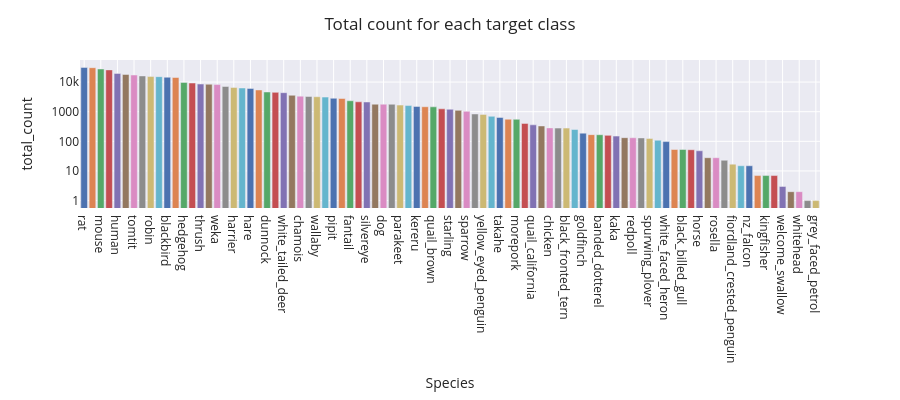

Notebook source saved alongside this figure:
### Code cell
plot_class_distribution(labels_df)

### Figure 1 — Plotly figure (JSON) as saved in the notebook; plotly's stock layout.template omitted (floating-point values rounded to 4 significant figures)
{"data": [{"alignmentgroup": "True", "hovertemplate": "Species=%{x}<br>total_count=%{y}<extra></extra>", "legendgroup": "rat", "marker": {"color": "rgb(76,114,176)", "pattern": {"shape": ""}}, "name": "rat", "offsetgroup": "rat", "orientation": "v", "showlegend": true, "textposition": "auto", "type": "bar", "x": ["rat"], "xaxis": "x", "y": [31225], "yaxis": "y"}, {"alignmentgroup": "True", "hovertemplate": "Species=%{x}<br>total_count=%{y}<extra></extra>", "legendgroup": "possum", "marker": {"color": "rgb(221,132,82)", "pattern": {"shape": ""}}, "name": "possum", "offsetgroup": "possum", "orientation": "v", "showlegend": true, "textposition": "auto", "type": "bar", "x": ["possum"], "xaxis": "x", "y": [30539], "yaxis": "y"}, {"alignmentgroup": "True", "hovertemplate": "Species=%{x}<br>total_count=%{y}<extra></extra>", "legendgroup": "mouse", "marker": {"color": "rgb(85,168,104)", "pattern": {"shape": ""}}, "name": "mouse", "offsetgroup": "mouse", "orientation": "v", "showlegend": true, "textposition": "auto", "type": "bar", "x": ["mouse"], "xaxis": "x", "y": [27599], "yaxis": "y"}, {"alignmentgroup": "True", "hovertemplate": "Species=%{x}<br>total_count=%{y}<extra></extra>", "legendgroup": "cat", "marker": {"color": "rgb(196,78,82)", "pattern": {"shape": ""}}, "name": "cat", "offsetgroup": "cat", "orientation": "v", "showlegend": true, "textposition": "auto", "type": "bar", "x": ["cat"], "xaxis": "x", "y": [25749], "yaxis": "y"}, {"alignmentgroup": "True", "hovertemplate": "Species=%{x}<br>total_count=%{y}<extra></extra>", "legendgroup": "human", "marker": {"color": "rgb(129,114,179)", "pattern": {"shape": ""}}, "name": "human", "offsetgroup": "human", "orientation": "v", "showlegend": true, "textposition": "auto", "type": "bar", "x": ["human"], "xaxis": "x", "y": [19544], "yaxis": "y"}, {"alignmentgroup": "True", "hovertemplate": "Species=%{x}<br>total_count=%{y}<extra></extra>", "legendgroup": "kiwi", "marker": {"color": "rgb(147,120,96)", "pattern": {"shape": ""}}, "name": "kiwi", "offsetgroup": "kiwi", "orientation": "v", "showlegend": true, "textposition": "auto", "type": "bar", "x": ["kiwi"], "xaxis": "x", "y": [18079], "yaxis": "y"}, {"alignmentgroup": "True", "hovertemplate": "Species=%{x}<br>total_count=%{y}<extra></extra>", "legendgroup": "tomtit", "marker": {"color": "rgb(218,139,195)", "pattern": {"shape": ""}}, "name": "tomtit", "offsetgroup": "tomtit", "orientation": "v", "showlegend": true, "textposition": "auto", "type": "bar", "x": ["tomtit"], "xaxis": "x", "y": [17278], "yaxis": "y"}, {"alignmentgroup": "True", "hovertemplate": "Species=%{x}<br>total_count=%{y}<extra></extra>", "legendgroup": "kea", "marker": {"color": "rgb(140,140,140)", "pattern": {"shape": ""}}, "name": "kea", "offsetgroup": "kea", "orientation": "v", "showlegend": true, "textposition": "auto", "type": "bar", "x": ["kea"], "xaxis": "x", "y": [16077], "yaxis": "y"}, {"alignmentgroup": "True", "hovertemplate": "Species=%{x}<br>total_count=%{y}<extra></extra>", "legendgroup": "robin", "marker": {"color": "rgb(204,185,116)", "pattern": {"shape": ""}}, "name": "robin", "offsetgroup": "robin", "orientation": "v", "showlegend": true, "textposition": "auto", "type": "bar", "x": ["robin"], "xaxis": "x", "y": [15337], "yaxis": "y"}, {"alignmentgroup": "True", "hovertemplate": "Species=%{x}<br>total_count=%{y}<extra></extra>", "legendgroup": "deer", "marker": {"color": "rgb(100,181,205)", "pattern": {"shape": ""}}, "name": "deer", "offsetgroup": "deer", "orientation": "v", "showlegend": true, "textposition": "auto", "type": "bar", "x": ["deer"], "xaxis": "x", "y": [15193], "yaxis": "y"}, {"alignmentgroup": "True", "hovertemplate": "Species=%{x}<br>total_count=%{y}<extra></extra>", "legendgroup": "blackbird", "marker": {"color": "rgb(76,114,176)", "pattern": {"shape": ""}}, "name": "blackbird", "offsetgroup": "blackbird", "orientation": "v", "showlegend": true, "textposition": "auto", "type": "bar", "x": ["blackbird"], "xaxis": "x", "y": [14542], "yaxis": "y"}, {"alignmentgroup": "True", "hovertemplate": "Species=%{x}<br>total_count=%{y}<extra></extra>", "legendgroup": "stoat", "marker": {"color": "rgb(221,132,82)", "pattern": {"shape": ""}}, "name": "stoat", "offsetgroup": "stoat", "orientation": "v", "showlegend": true, "textposition": "auto", "type": "bar", "x": ["stoat"], "xaxis": "x", "y": [14257], "yaxis": "y"}, {"alignmentgroup": "True", "hovertemplate": "Species=%{x}<br>total_count=%{y}<extra></extra>", "legendgroup": "hedgehog", "marker": {"color": "rgb(85,168,104)", "pattern": {"shape": ""}}, "name": "hedgehog", "offsetgroup": "hedgehog", "orientation": "v", "showlegend": true, "textposition": "auto", "type": "bar", "x": ["hedgehog"], "xaxis": "x", "y": [9726], "yaxis": "y"}, {"alignmentgroup": "True", "hovertemplate": "Species=%{x}<br>total_count=%{y}<extra></extra>", "legendgroup": "rifleman", "marker": {"color": "rgb(196,78,82)", "pattern": {"shape": ""}}, "name": "rifleman", "offsetgroup": "rifleman", "orientation": "v", "showlegend": true, "textposition": "auto", "type": "bar", "x": ["rifleman"], "xaxis": "x", "y": [9272], "yaxis": "y"}, {"alignmentgroup": "True", "hovertemplate": "Species=%{x}<br>total_count=%{y}<extra></extra>", "legendgroup": "thrush", "marker": {"color": "rgb(129,114,179)", "pattern": {"shape": ""}}, "name": "thrush", "offsetgroup": "thrush", "orientation": "v", "showlegend": true, "textposition": "auto", "type": "bar", "x": ["thrush"], "xaxis": "x", "y": [8573], "yaxis": "y"}, {"alignmentgroup": "True", "hovertemplate": "Species=%{x}<br>total_count=%{y}<extra></extra>", "legendgroup": "rabbit", "marker": {"color": "rgb(147,120,96)", "pattern": {"shape": ""}}, "name": "rabbit", "offsetgroup": "rabbit", "orientation": "v", "showlegend": true, "textposition": "auto", "type": "bar", "x": ["rabbit"], "xaxis": "x", "y": [8445], "yaxis": "y"}, {"alignmentgroup": "True", "hovertemplate": "Species=%{x}<br>total_count=%{y}<extra></extra>", "legendgroup": "weka", "marker": {"color": "rgb(218,139,195)", "pattern": {"shape": ""}}, "name": "weka", "offsetgroup": "weka", "orientation": "v", "showlegend": true, "textposition": "auto", "type": "bar", "x": ["weka"], "xaxis": "x", "y": [8226], "yaxis": "y"}, {"alignmentgroup": "True", "hovertemplate": "Species=%{x}<br>total_count=%{y}<extra></extra>", "legendgroup": "ferret", "marker": {"color": "rgb(140,140,140)", "pattern": {"shape": ""}}, "name": "ferret", "offsetgroup": "ferret", "orientation": "v", "showlegend": true, "textposition": "auto", "type": "bar", "x": ["ferret"], "xaxis": "x", "y": [7114], "yaxis": "y"}, {"alignmentgroup": "True", "hovertemplate": "Species=%{x}<br>total_count=%{y}<extra></extra>", "legendgroup": "harrier", "marker": {"color": "rgb(204,185,116)", "pattern": {"shape": ""}}, "name": "harrier", "offsetgroup": "harrier", "orientation": "v", "showlegend": true, "textposition": "auto", "type": "bar", "x": ["harrier"], "xaxis": "x", "y": [6537], "yaxis": "y"}, {"alignmentgroup": "True", "hovertemplate": "Species=%{x}<br>total_count=%{y}<extra></extra>", "legendgroup": "pig", "marker": {"color": "rgb(100,181,205)", "pattern": {"shape": ""}}, "name": "pig", "offsetgroup": "pig", "orientation": "v", "showlegend": true, "textposition": "auto", "type": "bar", "x": ["pig"], "xaxis": "x", "y": [6305], "yaxis": "y"}, {"alignmentgroup": "True", "hovertemplate": "Species=%{x}<br>total_count=%{y}<extra></extra>", "legendgroup": "hare", "marker": {"color": "rgb(76,114,176)", "pattern": {"shape": ""}}, "name": "hare", "offsetgroup": "hare", "orientation": "v", "showlegend": true, "textposition": "auto", "type": "bar", "x": ["hare"], "xaxis": "x", "y": [6088], "yaxis": "y"}, {"alignmentgroup": "True", "hovertemplate": "Species=%{x}<br>total_count=%{y}<extra></extra>", "legendgroup": "bellbird", "marker": {"color": "rgb(221,132,82)", "pattern": {"shape": ""}}, "name": "bellbird", "offsetgroup": "bellbird", "orientation": "v", "showlegend": true, "textposition": "auto", "type": "bar", "x": ["bellbird"], "xaxis": "x", "y": [5410], "yaxis": "y"}, {"alignmentgroup": "True", "hovertemplate": "Species=%{x}<br>total_count=%{y}<extra></extra>", "legendgroup": "dunnock", "marker": {"color": "rgb(85,168,104)", "pattern": {"shape": ""}}, "name": "dunnock", "offsetgroup": "dunnock", "orientation": "v", "showlegend": true, "textposition": "auto", "type": "bar", "x": ["dunnock"], "xaxis": "x", "y": [4620], "yaxis": "y"}, {"alignmentgroup": "True", "hovertemplate": "Species=%{x}<br>total_count=%{y}<extra></extra>", "legendgroup": "chaffinch", "marker": {"color": "rgb(196,78,82)", "pattern": {"shape": ""}}, "name": "chaffinch", "offsetgroup": "chaffinch", "orientation": "v", "showlegend": true, "textposition": "auto", "type": "bar", "x": ["chaffinch"], "xaxis": "x", "y": [4495], "yaxis": "y"}, {"alignmentgroup": "True", "hovertemplate": "Species=%{x}<br>total_count=%{y}<extra></extra>", "legendgroup": "white_tailed_deer", "marker": {"color": "rgb(129,114,179)", "pattern": {"shape": ""}}, "name": "white_tailed_deer", "offsetgroup": "white_tailed_deer", "orientation": "v", "showlegend": true, "textposition": "auto", "type": "bar", "x": ["white_tailed_deer"], "xaxis": "x", "y": [4380], "yaxis": "y"}, {"alignmentgroup": "True", "hovertemplate": "Species=%{x}<br>total_count=%{y}<extra></extra>", "legendgroup": "cow", "marker": {"color": "rgb(147,120,96)", "pattern": {"shape": ""}}, "name": "cow", "offsetgroup": "cow", "orientation": "v", "showlegend": true, "textposition": "auto", "type": "bar", "x": ["cow"], "xaxis": "x", "y": [3587], "yaxis": "y"}, {"alignmentgroup": "True", "hovertemplate": "Species=%{x}<br>total_count=%{y}<extra></extra>", "legendgroup": "chamois", "marker": {"color": "rgb(218,139,195)", "pattern": {"shape": ""}}, "name": "chamois", "offsetgroup": "chamois", "orientation": "v", "showlegend": true, "textposition": "auto", "type": "bar", "x": ["chamois"], "xaxis": "x", "y": [3350], "yaxis": "y"}, {"alignmentgroup": "True", "hovertemplate": "Species=%{x}<br>total_count=%{y}<extra></extra>", "legendgroup": "pukeko", "marker": {"color": "rgb(140,140,140)", "pattern": {"shape": ""}}, "name": "pukeko", "offsetgroup": "pukeko", "orientation": "v", "showlegend": true, "textposition": "auto", "type": "bar", "x": ["pukeko"], "xaxis": "x", "y": [3270], "yaxis": "y"}, {"alignmentgroup": "True", "hovertemplate": "Species=%{x}<br>total_count=%{y}<extra></extra>", "legendgroup": "wallaby", "marker": {"color": "rgb(204,185,116)", "pattern": {"shape": ""}}, "name": "wallaby", "offsetgroup": "wallaby", "orientation": "v", "showlegend": true, "textposition": "auto", "type": "bar", "x": ["wallaby"], "xaxis": "x", "y": [3200], "yaxis": "y"}, {"alignmentgroup": "True", "hovertemplate": "Species=%{x}<br>total_count=%{y}<extra></extra>", "legendgroup": "sheep", "marker": {"color": "rgb(100,181,205)", "pattern": {"shape": ""}}, "name": "sheep", "offsetgroup": "sheep", "orientation": "v", "showlegend": true, "textposition": "auto", "type": "bar", "x": ["sheep"], "xaxis": "x", "y": [3113], "yaxis": "y"}, {"alignmentgroup": "True", "hovertemplate": "Species=%{x}<br>total_count=%{y}<extra></extra>", "legendgroup": "pipit", "marker": {"color": "rgb(76,114,176)", "pattern": {"shape": ""}}, "name": "pipit", "offsetgroup": "pipit", "orientation": "v", "showlegend": true, "textposition": "auto", "type": "bar", "x": ["pipit"], "xaxis": "x", "y": [2832], "yaxis": "y"}, {"alignmentgroup": "True", "hovertemplate": "Species=%{x}<br>total_count=%{y}<extra></extra>", "legendgroup": "sealion", "marker": {"color": "rgb(221,132,82)", "pattern": {"shape": ""}}, "name": "sealion", "offsetgroup": "sealion", "orientation": "v", "showlegend": true, "textposition": "auto", "type": "bar", "x": ["sealion"], "xaxis": "x", "y": [2786], "yaxis": "y"}, {"alignmentgroup": "True", "hovertemplate": "Species=%{x}<br>total_count=%{y}<extra></extra>", "legendgroup": "fantail", "marker": {"color": "rgb(85,168,104)", "pattern": {"shape": ""}}, "name": "fantail", "offsetgroup": "fantail", "orientation": "v", "showlegend": true, "textposition": "auto", "type": "bar", "x": ["fantail"], "xaxis": "x", "y": [2340], "yaxis": "y"}, {"alignmentgroup": "True", "hovertemplate": "Species=%{x}<br>total_count=%{y}<extra></extra>", "legendgroup": "myna", "marker": {"color": "rgb(196,78,82)", "pattern": {"shape": ""}}, "name": "myna", "offsetgroup": "myna", "orientation": "v", "showlegend": true, "textposition": "auto", "type": "bar", "x": ["myna"], "xaxis": "x", "y": [2156], "yaxis": "y"}, {"alignmentgroup": "True", "hovertemplate": "Species=%{x}<br>total_count=%{y}<extra></extra>", "legendgroup": "silvereye", "marker": {"color": "rgb(129,114,179)", "pattern": {"shape": ""}}, "name": "silvereye", "offsetgroup": "silvereye", "orientation": "v", "showlegend": true, "textposition": "auto", "type": "bar", "x": ["silvereye"], "xaxis": "x", "y": [2124], "yaxis": "y"}, {"alignmentgroup": "True", "hovertemplate": "Species=%{x}<br>total_count=%{y}<extra></extra>", "legendgroup": "greenfinch", "marker": {"color": "rgb(147,120,96)", "pattern": {"shape": ""}}, "name": "greenfinch", "offsetgroup": "greenfinch", "orientation": "v", "showlegend": true, "textposition": "auto", "type": "bar", "x": ["greenfinch"], "xaxis": "x", "y": [1793], "yaxis": "y"}, {"alignmentgroup": "True", "hovertemplate": "Species=%{x}<br>total_count=%{y}<extra></extra>", "legendgroup": "dog", "marker": {"color": "rgb(218,139,195)", "pattern": {"shape": ""}}, "name": "dog", "offsetgroup": "dog", "orientation": "v", "showlegend": true, "textposition": "auto", "type": "bar", "x": ["dog"], "xaxis": "x", "y": [1787], "yaxis": "y"}, {"alignmentgroup": "True", "hovertemplate": "Species=%{x}<br>total_count=%{y}<extra></extra>", "legendgroup": "weasel", "marker": {"color": "rgb(140,140,140)", "pattern": {"shape": ""}}, "name": "weasel", "offsetgroup": "weasel", "orientation": "v", "showlegend": true, "textposition": "auto", "type": "bar", "x": ["weasel"], "xaxis": "x", "y": [1785], "yaxis": "y"}, {"alignmentgroup": "True", "hovertemplate": "Species=%{x}<br>total_count=%{y}<extra></extra>", "legendgroup": "parakeet", "marker": {"color": "rgb(204,185,116)", "pattern": {"shape": ""}}, "name": "parakeet", "offsetgroup": "parakeet", "orientation": "v", "showlegend": true, "textposition": "auto", "type": "bar", "x": ["parakeet"], "xaxis": "x", "y": [1670], "yaxis": "y"}, {"alignmentgroup": "True", "hovertemplate": "Species=%{x}<br>total_count=%{y}<extra></extra>", "legendgroup": "yellowhammer", "marker": {"color": "rgb(100,181,205)", "pattern": {"shape": ""}}, "name": "yellowhammer", "offsetgroup": "yellowhammer", "orientation": "v", "showlegend": true, "textposition": "auto", "type": "bar", "x": ["yellowhammer"], "xaxis": "x", "y": [1609], "yaxis": "y"}, {"alignmentgroup": "True", "hovertemplate": "Species=%{x}<br>total_count=%{y}<extra></extra>", "legendgroup": "kereru", "marker": {"color": "rgb(76,114,176)", "pattern": {"shape": ""}}, "name": "kereru", "offsetgroup": "kereru", "orientation": "v", "showlegend": true, "textposition": "auto", "type": "bar", "x": ["kereru"], "xaxis": "x", "y": [1503], "yaxis": "y"}, {"alignmentgroup": "True", "hovertemplate": "Species=%{x}<br>total_count=%{y}<extra></extra>", "legendgroup": "magpie", "marker": {"color": "rgb(221,132,82)", "pattern": {"shape": ""}}, "name": "magpie", "offsetgroup": "magpie", "orientation": "v", "showlegend": true, "textposition": "auto", "type": "bar", "x": ["magpie"], "xaxis": "x", "y": [1469], "yaxis": "y"}, {"alignmentgroup": "True", "hovertemplate": "Species=%{x}<br>total_count=%{y}<extra></extra>", "legendgroup": "quail_brown", "marker": {"color": "rgb(85,168,104)", "pattern": {"shape": ""}}, "name": "quail_brown", "offsetgroup": "quail_brown", "orientation": "v", "showlegend": true, "textposition": "auto", "type": "bar", "x": ["quail_brown"], "xaxis": "x", "y": [1458], "yaxis": "y"}, {"alignmentgroup": "True", "hovertemplate": "Species=%{x}<br>total_count=%{y}<extra></extra>", "legendgroup": "tahr", "marker": {"color": "rgb(196,78,82)", "pattern": {"shape": ""}}, "name": "tahr", "offsetgroup": "tahr", "orientation": "v", "showlegend": true, "textposition": "auto", "type": "bar", "x": ["tahr"], "xaxis": "x", "y": [1250], "yaxis": "y"}, {"alignmentgroup": "True", "hovertemplate": "Species=%{x}<br>total_count=%{y}<extra></extra>", "legendgroup": "starling", "marker": {"color": "rgb(129,114,179)", "pattern": {"shape": ""}}, "name": "starling", "offsetgroup": "starling", "orientation": "v", "showlegend": true, "textposition": "auto", "type": "bar", "x": ["starling"], "xaxis": "x", "y": [1208], "yaxis": "y"}, {"alignmentgroup": "True", "hovertemplate": "Species=%{x}<br>total_count=%{y}<extra></extra>", "legendgroup": "tui", "marker": {"color": "rgb(147,120,96)", "pattern": {"shape": ""}}, "name": "tui", "offsetgroup": "tui", "orientation": "v", "showlegend": true, "textposition": "auto", "type": "bar", "x": ["tui"], "xaxis": "x", "y": [1110], "yaxis": "y"}, {"alignmentgroup": "True", "hovertemplate": "Species=%{x}<br>total_count=%{y}<extra></extra>", "legendgroup": "sparrow", "marker": {"color": "rgb(218,139,195)", "pattern": {"shape": ""}}, "name": "sparrow", "offsetgroup": "sparrow", "orientation": "v", "showlegend": true, "textposition": "auto", "type": "bar", "x": ["sparrow"], "xaxis": "x", "y": [1028], "yaxis": "y"}, {"alignmentgroup": "True", "hovertemplate": "Species=%{x}<br>total_count=%{y}<extra></extra>", "legendgroup": "goat", "marker": {"color": "rgb(140,140,140)", "pattern": {"shape": ""}}, "name": "goat", "offsetgroup": "goat", "orientation": "v", "showlegend": true, "textposition": "auto", "type": "bar", "x": ["goat"], "xaxis": "x", "y": [837], "yaxis": "y"}, {"alignmentgroup": "True", "hovertemplate": "Species=%{x}<br>total_count=%{y}<extra></extra>", "legendgroup": "yellow_eyed_penguin", "marker": {"color": "rgb(204,185,116)", "pattern": {"shape": ""}}, "name": "yellow_eyed_penguin", "offsetgroup": "yellow_eyed_penguin", "orientation": "v", "showlegend": true, "textposition": "auto", "type": "bar", "x": ["yellow_eyed_penguin"], "xaxis": "x", "y": [811], "yaxis": "y"}, {"alignmentgroup": "True", "hovertemplate": "Species=%{x}<br>total_count=%{y}<extra></extra>", "legendgroup": "pateke", "marker": {"color": "rgb(100,181,205)", "pattern": {"shape": ""}}, "name": "pateke", "offsetgroup": "pateke", "orientation": "v", "showlegend": true, "textposition": "auto", "type": "bar", "x": ["pateke"], "xaxis": "x", "y": [700], "yaxis": "y"}, {"alignmentgroup": "True", "hovertemplate": "Species=%{x}<br>total_count=%{y}<extra></extra>", "legendgroup": "takahe", "marker": {"color": "rgb(76,114,176)", "pattern": {"shape": ""}}, "name": "takahe", "offsetgroup": "takahe", "orientation": "v", "showlegend": true, "textposition": "auto", "type": "bar", "x": ["takahe"], "xaxis": "x", "y": [639], "yaxis": "y"}, {"alignmentgroup": "True", "hovertemplate": "Species=%{x}<br>total_count=%{y}<extra></extra>", "legendgroup": "banded_rail", "marker": {"color": "rgb(221,132,82)", "pattern": {"shape": ""}}, "name": "banded_rail", "offsetgroup": "banded_rail", "orientation": "v", "showlegend": true, "textposition": "auto", "type": "bar", "x": ["banded_rail"], "xaxis": "x", "y": [560], "yaxis": "y"}, {"alignmentgroup": "True", "hovertemplate": "Species=%{x}<br>total_count=%{y}<extra></extra>", "legendgroup": "morepork", "marker": {"color": "rgb(85,168,104)", "pattern": {"shape": ""}}, "name": "morepork", "offsetgroup": "morepork", "orientation": "v", "showlegend": true, "textposition": "auto", "type": "bar", "x": ["morepork"], "xaxis": "x", "y": [553], "yaxis": "y"}, {"alignmentgroup": "True", "hovertemplate": "Species=%{x}<br>total_count=%{y}<extra></extra>", "legendgroup": "oystercatcher", "marker": {"color": "rgb(196,78,82)", "pattern": {"shape": ""}}, "name": "oystercatcher", "offsetgroup": "oystercatcher", "orientation": "v", "showlegend": true, "textposition": "auto", "type": "bar", "x": ["oystercatcher"], "xaxis": "x", "y": [403], "yaxis": "y"}, {"alignmentgroup": "True", "hovertemplate": "Species=%{x}<br>total_count=%{y}<extra></extra>", "legendgroup": "quail_california", "marker": {"color": "rgb(129,114,179)", "pattern": {"shape": ""}}, "name": "quail_california", "offsetgroup": "quail_california", "orientation": "v", "showlegend": true, "textposition": "auto", "type": "bar", "x": ["quail_california"], "xaxis": "x", "y": [360], "yaxis": "y"}, {"alignmentgroup": "True", "hovertemplate": "Species=%{x}<br>total_count=%{y}<extra></extra>", "legendgroup": "paradise_duck", "marker": {"color": "rgb(147,120,96)", "pattern": {"shape": ""}}, "name": "paradise_duck", "offsetgroup": "paradise_duck", "orientation": "v", "showlegend": true, "textposition": "auto", "type": "bar", "x": ["paradise_duck"], "xaxis": "x", "y": [330], "yaxis": "y"}, {"alignmentgroup": "True", "hovertemplate": "Species=%{x}<br>total_count=%{y}<extra></extra>", "legendgroup": "chicken", "marker": {"color": "rgb(218,139,195)", "pattern": {"shape": ""}}, "name": "chicken", "offsetgroup": "chicken", "orientation": "v", "showlegend": true, "textposition": "auto", "type": "bar", "x": ["chicken"], "xaxis": "x", "y": [284], "yaxis": "y"}, {"alignmentgroup": "True", "hovertemplate": "Species=%{x}<br>total_count=%{y}<extra></extra>", "legendgroup": "tieke", "marker": {"color": "rgb(140,140,140)", "pattern": {"shape": ""}}, "name": "tieke", "offsetgroup": "tieke", "orientation": "v", "showlegend": true, "textposition": "auto", "type": "bar", "x": ["tieke"], "xaxis": "x", "y": [280], "yaxis": "y"}, {"alignmentgroup": "True", "hovertemplate": "Species=%{x}<br>total_count=%{y}<extra></extra>", "legendgroup": "black_fronted_tern", "marker": {"color": "rgb(204,185,116)", "pattern": {"shape": ""}}, "name": "black_fronted_tern", "offsetgroup": "black_fronted_tern", "orientation": "v", "showlegend": true, "textposition": "auto", "type": "bar", "x": ["black_fronted_tern"], "xaxis": "x", "y": [279], "yaxis": "y"}, {"alignmentgroup": "True", "hovertemplate": "Species=%{x}<br>total_count=%{y}<extra></extra>", "legendgroup": "mallard", "marker": {"color": "rgb(100,181,205)", "pattern": {"shape": ""}}, "name": "mallard", "offsetgroup": "mallard", "orientation": "v", "showlegend": true, "textposition": "auto", "type": "bar", "x": ["mallard"], "xaxis": "x", "y": [250], "yaxis": "y"}, {"alignmentgroup": "True", "hovertemplate": "Species=%{x}<br>total_count=%{y}<extra></extra>", "legendgroup": "goldfinch", "marker": {"color": "rgb(76,114,176)", "pattern": {"shape": ""}}, "name": "goldfinch", "offsetgroup": "goldfinch", "orientation": "v", "showlegend": true, "textposition": "auto", "type": "bar", "x": ["goldfinch"], "xaxis": "x", "y": [189], "yaxis": "y"}, {"alignmentgroup": "True", "hovertemplate": "Species=%{x}<br>total_count=%{y}<extra></extra>", "legendgroup": "little_blue_penguin", "marker": {"color": "rgb(221,132,82)", "pattern": {"shape": ""}}, "name": "little_blue_penguin", "offsetgroup": "little_blue_penguin", "orientation": "v", "showlegend": true, "textposition": "auto", "type": "bar", "x": ["little_blue_penguin"], "xaxis": "x", "y": [168], "yaxis": "y"}, {"alignmentgroup": "True", "hovertemplate": "Species=%{x}<br>total_count=%{y}<extra></extra>", "legendgroup": "banded_dotterel", "marker": {"color": "rgb(85,168,104)", "pattern": {"shape": ""}}, "name": "banded_dotterel", "offsetgroup": "banded_dotterel", "orientation": "v", "showlegend": true, "textposition": "auto", "type": "bar", "x": ["banded_dotterel"], "xaxis": "x", "y": [167], "yaxis": "y"}, {"alignmentgroup": "True", "hovertemplate": "Species=%{x}<br>total_count=%{y}<extra></extra>", "legendgroup": "pheasant", "marker": {"color": "rgb(196,78,82)", "pattern": {"shape": ""}}, "name": "pheasant", "offsetgroup": "pheasant", "orientation": "v", "showlegend": true, "textposition": "auto", "type": "bar", "x": ["pheasant"], "xaxis": "x", "y": [159], "yaxis": "y"}, {"alignmentgroup": "True", "hovertemplate": "Species=%{x}<br>total_count=%{y}<extra></extra>", "legendgroup": "kaka", "marker": {"color": "rgb(129,114,179)", "pattern": {"shape": ""}}, "name": "kaka", "offsetgroup": "kaka", "orientation": "v", "showlegend": true, "textposition": "auto", "type": "bar", "x": ["kaka"], "xaxis": "x", "y": [150], "yaxis": "y"}, {"alignmentgroup": "True", "hovertemplate": "Species=%{x}<br>total_count=%{y}<extra></extra>", "legendgroup": "black_backed_gull", "marker": {"color": "rgb(147,120,96)", "pattern": {"shape": ""}}, "name": "black_backed_gull", "offsetgroup": "black_backed_gull", "orientation": "v", "showlegend": true, "textposition": "auto", "type": "bar", "x": ["black_backed_gull"], "xaxis": "x", "y": [133], "yaxis": "y"}, {"alignmentgroup": "True", "hovertemplate": "Species=%{x}<br>total_count=%{y}<extra></extra>", "legendgroup": "redpoll", "marker": {"color": "rgb(218,139,195)", "pattern": {"shape": ""}}, "name": "redpoll", "offsetgroup": "redpoll", "orientation": "v", "showlegend": true, "textposition": "auto", "type": "bar", "x": ["redpoll"], "xaxis": "x", "y": [132], "yaxis": "y"}, {"alignmentgroup": "True", "hovertemplate": "Species=%{x}<br>total_count=%{y}<extra></extra>", "legendgroup": "canada_goose", "marker": {"color": "rgb(140,140,140)", "pattern": {"shape": ""}}, "name": "canada_goose", "offsetgroup": "canada_goose", "orientation": "v", "showlegend": true, "textposition": "auto", "type": "bar", "x": ["canada_goose"], "xaxis": "x", "y": [130], "yaxis": "y"}, {"alignmentgroup": "True", "hovertemplate": "Species=%{x}<br>total_count=%{y}<extra></extra>", "legendgroup": "spurwing_plover", "marker": {"color": "rgb(204,185,116)", "pattern": {"shape": ""}}, "name": "spurwing_plover", "offsetgroup": "spurwing_plover", "orientation": "v", "showlegend": true, "textposition": "auto", "type": "bar", "x": ["spurwing_plover"], "xaxis": "x", "y": [125], "yaxis": "y"}, {"alignmentgroup": "True", "hovertemplate": "Species=%{x}<br>total_count=%{y}<extra></extra>", "legendgroup": "shore_plover", "marker": {"color": "rgb(100,181,205)", "pattern": {"shape": ""}}, "name": "shore_plover", "offsetgroup": "shore_plover", "orientation": "v", "showlegend": true, "textposition": "auto", "type": "bar", "x": ["shore_plover"], "xaxis": "x", "y": [109], "yaxis": "y"}, {"alignmentgroup": "True", "hovertemplate": "Species=%{x}<br>total_count=%{y}<extra></extra>", "legendgroup": "white_faced_heron", "marker": {"color": "rgb(76,114,176)", "pattern": {"shape": ""}}, "name": "white_faced_heron", "offsetgroup": "white_faced_heron", "orientation": "v", "showlegend": true, "textposition": "auto", "type": "bar", "x": ["white_faced_heron"], "xaxis": "x", "y": [98], "yaxis": "y"}, {"alignmentgroup": "True", "hovertemplate": "Species=%{x}<br>total_count=%{y}<extra></extra>", "legendgroup": "wrybill", "marker": {"color": "rgb(221,132,82)", "pattern": {"shape": ""}}, "name": "wrybill", "offsetgroup": "wrybill", "orientation": "v", "showlegend": true, "textposition": "auto", "type": "bar", "x": ["wrybill"], "xaxis": "x", "y": [53], "yaxis": "y"}, {"alignmentgroup": "True", "hovertemplate": "Species=%{x}<br>total_count=%{y}<extra></extra>", "legendgroup": "black_billed_gull", "marker": {"color": "rgb(85,168,104)", "pattern": {"shape": ""}}, "name": "black_billed_gull", "offsetgroup": "black_billed_gull", "orientation": "v", "showlegend": true, "textposition": "auto", "type": "bar", "x": ["black_billed_gull"], "xaxis": "x", "y": [53], "yaxis": "y"}, {"alignmentgroup": "True", "hovertemplate": "Species=%{x}<br>total_count=%{y}<extra></extra>", "legendgroup": "crake", "marker": {"color": "rgb(196,78,82)", "pattern": {"shape": ""}}, "name": "crake", "offsetgroup": "crake", "orientation": "v", "showlegend": true, "textposition": "auto", "type": "bar", "x": ["crake"], "xaxis": "x", "y": [52], "yaxis": "y"}, {"alignmentgroup": "True", "hovertemplate": "Species=%{x}<br>total_count=%{y}<extra></extra>", "legendgroup": "horse", "marker": {"color": "rgb(129,114,179)", "pattern": {"shape": ""}}, "name": "horse", "offsetgroup": "horse", "orientation": "v", "showlegend": true, "textposition": "auto", "type": "bar", "x": ["horse"], "xaxis": "x", "y": [48], "yaxis": "y"}, {"alignmentgroup": "True", "hovertemplate": "Species=%{x}<br>total_count=%{y}<extra></extra>", "legendgroup": "grey_warbler", "marker": {"color": "rgb(147,120,96)", "pattern": {"shape": ""}}, "name": "grey_warbler", "offsetgroup": "grey_warbler", "orientation": "v", "showlegend": true, "textposition": "auto", "type": "bar", "x": ["grey_warbler"], "xaxis": "x", "y": [28], "yaxis": "y"}, {"alignmentgroup": "True", "hovertemplate": "Species=%{x}<br>total_count=%{y}<extra></extra>", "legendgroup": "rosella", "marker": {"color": "rgb(218,139,195)", "pattern": {"shape": ""}}, "name": "rosella", "offsetgroup": "rosella", "orientation": "v", "showlegend": true, "textposition": "auto", "type": "bar", "x": ["rosella"], "xaxis": "x", "y": [28], "yaxis": "y"}, {"alignmentgroup": "True", "hovertemplate": "Species=%{x}<br>total_count=%{y}<extra></extra>", "legendgroup": "swan", "marker": {"color": "rgb(140,140,140)", "pattern": {"shape": ""}}, "name": "swan", "offsetgroup": "swan", "orientation": "v", "showlegend": true, "textposition": "auto", "type": "bar", "x": ["swan"], "xaxis": "x", "y": [23], "yaxis": "y"}, {"alignmentgroup": "True", "hovertemplate": "Species=%{x}<br>total_count=%{y}<extra></extra>", "legendgroup": "fiordland_crested_penguin", "marker": {"color": "rgb(204,185,116)", "pattern": {"shape": ""}}, "name": "fiordland_crested_penguin", "offsetgroup": "fiordland_crested_penguin", "orientation": "v", "showlegend": true, "textposition": "auto", "type": "bar", "x": ["fiordland_crested_penguin"], "xaxis": "x", "y": [17], "yaxis": "y"}, {"alignmentgroup": "True", "hovertemplate": "Species=%{x}<br>total_count=%{y}<extra></extra>", "legendgroup": "stilt", "marker": {"color": "rgb(100,181,205)", "pattern": {"shape": ""}}, "name": "stilt", "offsetgroup": "stilt", "orientation": "v", "showlegend": true, "textposition": "auto", "type": "bar", "x": ["stilt"], "xaxis": "x", "y": [15], "yaxis": "y"}, {"alignmentgroup": "True", "hovertemplate": "Species=%{x}<br>total_count=%{y}<extra></extra>", "legendgroup": "nz_falcon", "marker": {"color": "rgb(76,114,176)", "pattern": {"shape": ""}}, "name": "nz_falcon", "offsetgroup": "nz_falcon", "orientation": "v", "showlegend": true, "textposition": "auto", "type": "bar", "x": ["nz_falcon"], "xaxis": "x", "y": [15], "yaxis": "y"}, {"alignmentgroup": "True", "hovertemplate": "Species=%{x}<br>total_count=%{y}<extra></extra>", "legendgroup": "mohua", "marker": {"color": "rgb(221,132,82)", "pattern": {"shape": ""}}, "name": "mohua", "offsetgroup": "mohua", "orientation": "v", "showlegend": true, "textposition": "auto", "type": "bar", "x": ["mohua"], "xaxis": "x", "y": [7], "yaxis": "y"}, {"alignmentgroup": "True", "hovertemplate": "Species=%{x}<br>total_count=%{y}<extra></extra>", "legendgroup": "kingfisher", "marker": {"color": "rgb(85,168,104)", "pattern": {"shape": ""}}, "name": "kingfisher", "offsetgroup": "kingfisher", "orientation": "v", "showlegend": true, "textposition": "auto", "type": "bar", "x": ["kingfisher"], "xaxis": "x", "y": [7], "yaxis": "y"}, {"alignmentgroup": "True", "hovertemplate": "Species=%{x}<br>total_count=%{y}<extra></extra>", "legendgroup": "spotted_dove", "marker": {"color": "rgb(196,78,82)", "pattern": {"shape": ""}}, "name": "spotted_dove", "offsetgroup": "spotted_dove", "orientation": "v", "showlegend": true, "textposition": "auto", "type": "bar", "x": ["spotted_dove"], "xaxis": "x", "y": [7], "yaxis": "y"}, {"alignmentgroup": "True", "hovertemplate": "Species=%{x}<br>total_count=%{y}<extra></extra>", "legendgroup": "welcome_swallow", "marker": {"color": "rgb(129,114,179)", "pattern": {"shape": ""}}, "name": "welcome_swallow", "offsetgroup": "welcome_swallow", "orientation": "v", "showlegend": true, "textposition": "auto", "type": "bar", "x": ["welcome_swallow"], "xaxis": "x", "y": [3], "yaxis": "y"}, {"alignmentgroup": "True", "hovertemplate": "Species=%{x}<br>total_count=%{y}<extra></extra>", "legendgroup": "fluttering_shearwater", "marker": {"color": "rgb(147,120,96)", "pattern": {"shape": ""}}, "name": "fluttering_shearwater", "offsetgroup": "fluttering_shearwater", "orientation": "v", "showlegend": true, "textposition": "auto", "type": "bar", "x": ["fluttering_shearwater"], "xaxis": "x", "y": [2], "yaxis": "y"}, {"alignmentgroup": "True", "hovertemplate": "Species=%{x}<br>total_count=%{y}<extra></extra>", "legendgroup": "whitehead", "marker": {"color": "rgb(218,139,195)", "pattern": {"shape": ""}}, "name": "whitehead", "offsetgroup": "whitehead", "orientation": "v", "showlegend": true, "textposition": "auto", "type": "bar", "x": ["whitehead"], "xaxis": "x", "y": [2], "yaxis": "y"}, {"alignmentgroup": "True", "hovertemplate": "Species=%{x}<br>total_count=%{y}<extra></extra>", "legendgroup": "swallow", "marker": {"color": "rgb(140,140,140)", "pattern": {"shape": ""}}, "name": "swallow", "offsetgroup": "swallow", "orientation": "v", "showlegend": true, "textposition": "auto", "type": "bar", "x": ["swallow"], "xaxis": "x", "y": [1], "yaxis": "y"}, {"alignmentgroup": "True", "hovertemplate": "Species=%{x}<br>total_count=%{y}<extra></extra>", "legendgroup": "grey_faced_petrol", "marker": {"color": "rgb(204,185,116)", "pattern": {"shape": ""}}, "name": "grey_faced_petrol", "offsetgroup": "grey_faced_petrol", "orientation": "v", "showlegend": true, "textposition": "auto", "type": "bar", "x": ["grey_faced_petrol"], "xaxis": "x", "y": [1], "yaxis": "y"}], "layout": {"barmode": "relative", "height": 400, "legend": {"title": {"text": "Species"}, "tracegroupgap": 0}, "margin": {"t": 60}, "showlegend": false, "title": {"text": "Total count for each target class"}, "xaxis": {"anchor": "y", "categoryarray": ["rat", "possum", "mouse", "cat", "human", "kiwi", "tomtit", "kea", "robin", "deer", "blackbird", "stoat", "hedgehog", "rifleman", "thrush", "rabbit", "weka", "ferret", "harrier", "pig", "hare", "bellbird", "dunnock", "chaffinch", "white_tailed_deer", "cow", "chamois", "pukeko", "wallaby", "sheep", "pipit", "sealion", "fantail", "myna", "silvereye", "greenfinch", "dog", "weasel", "parakeet", "yellowhammer", "kereru", "magpie", "quail_brown", "tahr", "starling", "tui", "sparrow", "goat", "yellow_eyed_penguin", "pateke", "takahe", "banded_rail", "morepork", "oystercatcher", "quail_california", "paradise_duck", "chicken", "tieke", "black_fronted_tern", "mallard", "goldfinch", "little_blue_penguin", "banded_dotterel", "pheasant", "kaka", "black_backed_gull", "redpoll", "canada_goose", "spurwing_plover", "shore_plover", "white_faced_heron", "wrybill", "black_billed_gull", "crake", "horse", "grey_warbler", "rosella", "swan", "fiordland_crested_penguin", "stilt", "nz_falcon", "mohua", "kingfisher", "spotted_dove", "welcome_swallow", "fluttering_shearwater", "whitehead", "swallow", "grey_faced_petrol"], "categoryorder": "total descending", "domain": [0, 1], "title": {"text": "Species"}}, "yaxis": {"anchor": "x", "domain": [0, 1], "title": {"text": "total_count"}, "type": "log"}}}
